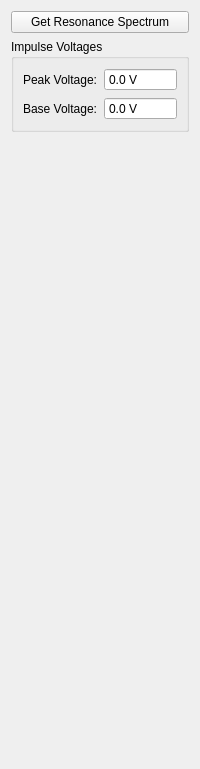
               <widget class="QWidget" name="resonanceTab">
                <attribute name="title">
                 <string>Impulse Response</string>
                </attribute>
                <layout class="QVBoxLayout" name="verticalLayout_6">
                 <item>
                  <widget class="QPushButton" name="resonanceButton">
                   <property name="text">
                    <string>Get Resonance Spectrum</string>
                   </property>
                  </widget>
                 </item>
                 <item>
                  <widget class="QGroupBox" name="impulseVoltagesGroupBox">
                   <property name="title">
                    <string>Impulse Voltages</string>
                   </property>
                   <layout class="QFormLayout" name="formLayout_3">
                    <item row="0" column="0">
                     <widget class="QLabel" name="impulsePeakVoltageLabel">
                      <property name="text">
                       <string>Peak Voltage:</string>
                      </property>
                     </widget>
                    </item>
                    <item row="0" column="1">
                     <widget class="QDoubleSpinBox" name="impulsePeakVoltageSpinBox">
                      <property name="readOnly">
                       <bool>true</bool>
                      </property>
                      <property name="buttonSymbols">
                       <enum>QAbstractSpinBox::ButtonSymbols::NoButtons</enum>
                      </property>
                      <property name="suffix">
                       <string> V</string>
                      </property>
                      <property name="decimals">
                       <number>1</number>
                      </property>
                      <property name="minimum">
                       <double>-10000.000000000000000</double>
                      </property>
                      <property name="maximum">
                       <double>10000.000000000000000</double>
                      </property>
                     </widget>
                    </item>
                    <item row="1" column="0">
                     <widget class="QLabel" name="impulseBaseVoltageLabel">
                      <property name="text">
                       <string>Base Voltage:</string>
                      </property>
                     </widget>
                    </item>
                    <item row="1" column="1">
                     <widget class="QDoubleSpinBox" name="impulseBaseVoltageSpinBox">
                      <property name="readOnly">
                       <bool>true</bool>
                      </property>
                      <property name="buttonSymbols">
                       <enum>QAbstractSpinBox::ButtonSymbols::NoButtons</enum>
                      </property>
                      <property name="suffix">
                       <string> V</string>
                      </property>
                      <property name="decimals">
                       <number>1</number>
                      </property>
                      <property name="minimum">
                       <double>-10000.000000000000000</double>
                      </property>
                      <property name="maximum">
                       <double>10000.000000000000000</double>
                      </property>
                     </widget>
                    </item>
                   </layout>
                  </widget>
                 </item>
                 <item>
                  <spacer name="verticalSpacer_9">
                   <property name="orientation">
                    <enum>Qt::Orientation::Vertical</enum>
                   </property>
                   <property name="sizeHint" stdset="0">
                    <size>
                     <width>10</width>
                     <height>626</height>
                    </size>
                   </property>
                  </spacer>
                 </item>
                </layout>
               </widget>
